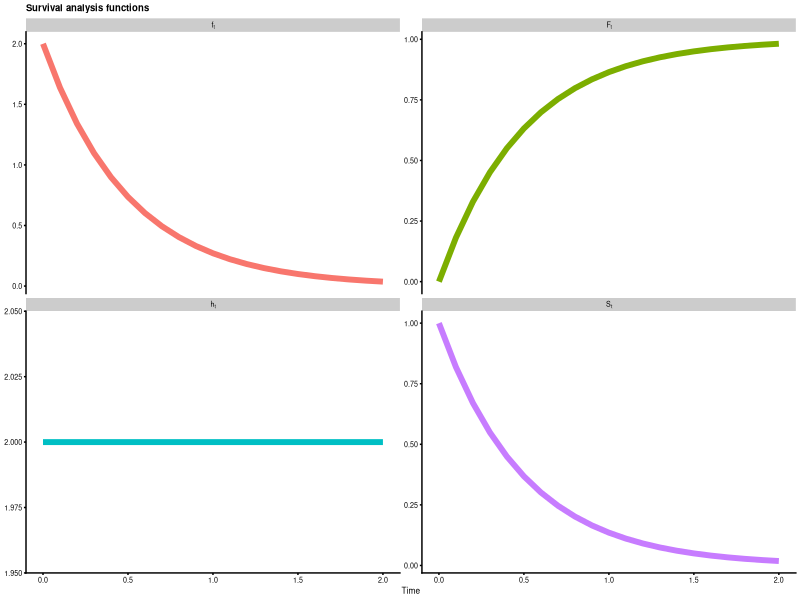
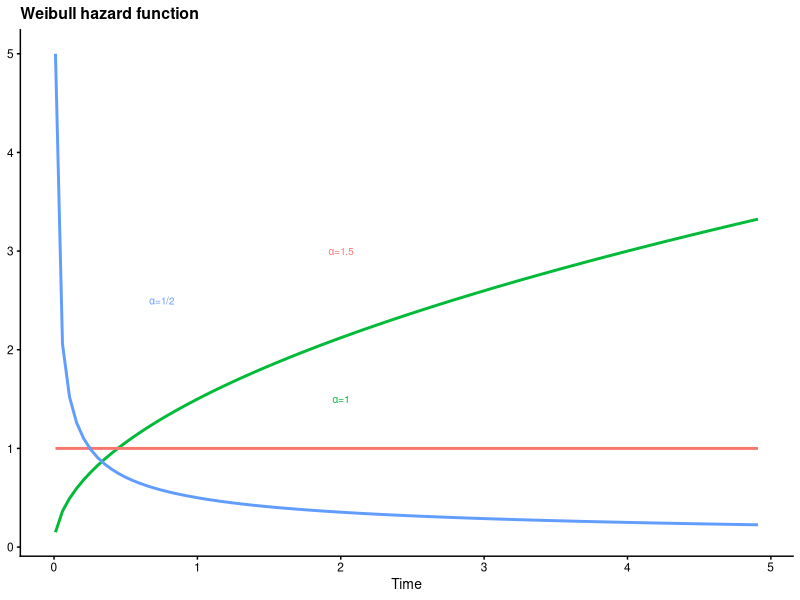
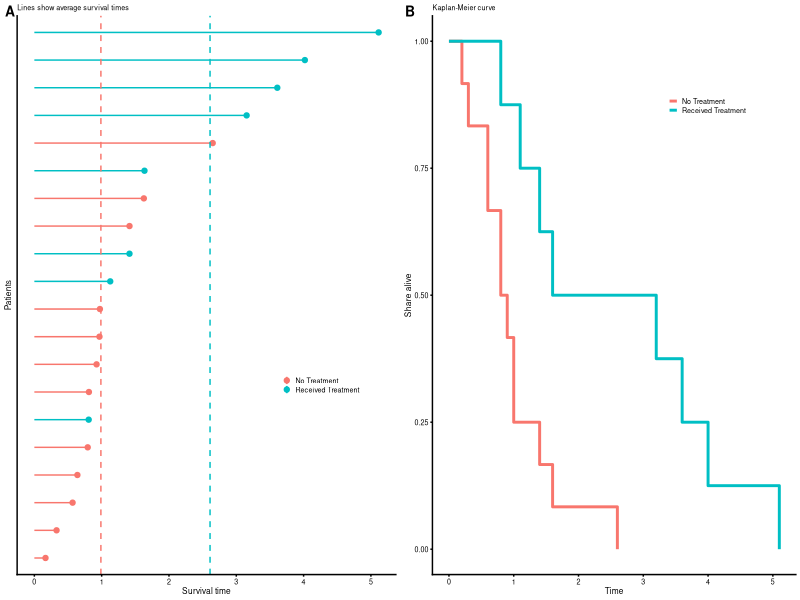

These charts were generated, in order, by the following R code:
## ---- chunk 1
# Call in the CRAN packages
ll <- c('tidyverse','magrittr','cowplot','scales','ggrepel','GGally','forcats','stringr')
        # 'survival','smcure','survminer')
sapply(ll,function(l) require(l,character.only = T))
## ---- chunk 2
# Use theta=2
F.t <- function(t) { pexp(t,rate=2) }
f.t <- function(t) { dexp(t,rate=2) }
S.t <- function(t) { 1 - F.t(t) }
h.t <- function(t) { f.t(t)/S.t(t) }
# Generate data
dat1 <- data.frame(t=seq(0,2,0.1)) %>%
          mutate(Ft=F.t(t),ft=f.t(t),St=S.t(t),ht=h.t(t)) %>%
          gather(dist,val,-t) %>% tbl_df %>% mutate(dist=gsub('t','[t]',dist))
# Plot
ggplot(dat1,aes(x=t,y=val,color=dist)) + geom_line(size=2,show.legend=F) +
  facet_wrap(~dist,scales='free_y',labeller=label_parsed) + theme_cowplot(font_size = 6) +
  labs(x='Time') + ggtitle('Survival analysis functions') + theme(axis.title.y=element_blank())
## ---- chunk 3
h.weibull <- function(t,alpha,theta=1) { alpha*(theta^alpha)*t^(alpha-1) }
# Make the text mapping
tmap <- data.frame(x=c(2,2,0.75),y=c(3,1.5,2.5),lab=c("alpha*'=1.5'","alpha*'=1'","alpha*'=1/2'"))
cmap <- c("#F8766D","#00BA38","#619CFF")

ggplot(data.frame(t=seq(0.01,5,0.1)),aes(x=t)) + theme_cowplot(font_size=10) +
  stat_function(fun=h.weibull,args=list(alpha=1.5),color=cmap[2],size=1) + 
  stat_function(fun=h.weibull,args=list(alpha=1.0),color=cmap[1],size=1) + 
  stat_function(fun=h.weibull,args=list(alpha=0.5),color=cmap[3],size=1) + 
  labs(x='Time') + theme(axis.title.y=element_blank()) + 
  geom_text(data=tmap,aes(x=x,y=y,label=lab,color=lab),inherit.aes=F,parse=T,show.legend=F,size=2.5) + 
  ggtitle('Weibull hazard function')
## ---- chunk 4
set.seed(1)
n <- 20 # Number of patients
alpha <- 1.5
X <- data.frame(patient=str_c('id',1:n),iota=rep(1,n),treatment=sample(c(0,1),n,replace=T))
beta <- c(1,2)
# Generate observed survival times
t.obs <- rweibull(n,shape=1.5,scale=(as.matrix(X[,c('iota','treatment')])%*%beta))
X.obs <- cbind(t.obs,X)
## ---- chunk 5
cp <- 6
# Get average survival times
mu1 <- group_by(X.obs,treatment) %>% summarise(mu=mean(t.obs))
# Plot
p1 <- 
ggplot(X.obs,aes(y=t.obs,x=fct_reorder(patient,t.obs),color=factor(treatment))) + 
  coord_flip() + geom_point() + theme_cowplot(font_size=cp) + 
  scale_color_discrete(name='',labels=c('No Treatment','Received Treatment')) + 
  geom_linerange(aes(ymin=0,ymax=t.obs)) +
  labs(y='Survival time',x='Patients',subtitle='Lines show average survival times') +
  theme(axis.ticks.y=element_blank(),axis.text.y=element_blank(),legend.position=c(0.7,0.35)) +
  geom_hline(data=mu1,aes(yintercept=mu,color=factor(treatment)),show.legend=F,linetype=2)
# KM plot
km.dat <- X.obs %>% tbl_df %>% mutate(time=round(t.obs,1)) %>% arrange(treatment,time) %>%
    group_by(treatment) %>% mutate(at.risk=(length(treatment):1)/length(treatment)) %>%
    mutate(at.risk=lead(at.risk,1),at.risk=ifelse(is.na(at.risk),0,at.risk))
km.dat <- do.call('rbind',split(km.dat,km.dat$treatment) %>% 
                    lapply(.,function(rr)  rbind(mutate(rr[1,],at.risk=1,time=0),rr) ))
p2 <-
ggplot(km.dat,aes(x=time,y=at.risk,color=factor(treatment))) + geom_step(size=1) + 
  theme_cowplot(font_size=cp) +
  scale_color_discrete(name='',labels=c('No Treatment','Received Treatment')) +
  labs(x='Time',y='Share alive',subtitle='Kaplan-Meier curve') + 
  theme(legend.position = c(0.65,0.85))
# Combine
plot_grid(p1,p2,ncol=2,labels=c('A','B'),label_size = 10)

## ---- chunk 6
# Log-likelihood
llik <- function(theta,t,dat) {
  t1 <- theta[1] # alpha
  t2 <- theta[2] # beta_0
  t3 <- theta[3] # beta_1
  -sum(dweibull(x=t,shape=t1,scale=dat %*% rbind(t2,t3),log=T))
}
# Optimize
mlik <- optim(par=c(1,1,1),fn=llik,dat=cbind(1,X.obs$treatment),t=X.obs$t.obs)$par
data.frame(Parameters=c('alpha','beta[0]','beta[1]'),
           True.Value=c(alpha,beta),Maximum.Likelihood=round(mlik,1))
